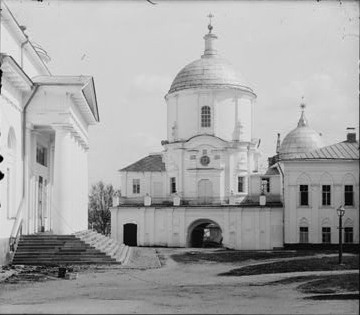
#> input picture Input Images/Image1112a.jpg, 360 x 315 px
$ python a1.py single 'Input Images/Image1112a.jpg' 'Input Images/Image125a.jpg' 'Input Images/Image125a.jpg'
#> lines starting #> are read from the running program, lines starting #| are printed output that depends on the picture
#CS 543 a1
import sys
import argparse
import time
from PIL import Image
import numpy as np


show_progress = False

def evaluate(imageA_array, imageB_array, x_offset, y_offset):
    total = 0.0
    for i in range(max(0,y_offset), min(y_offset+len(imageB_array),len(imageA_array))):
        for j in range(max(0,x_offset), min(x_offset+len(imageB_array[0]),len(imageA_array[0]))):
            total += imageA_array[i][j] * imageB_array[i-y_offset][j-x_offset]
            #if( i >= y_offset and j >= x_offset and (i-y_offset) < len(imageB) and (j-x_offset) < len(imageB[0])):
                #total += (int(imageA[i][j]) - int(imageB[i-y_offset][j-x_offset]))**2

    return total


def normalize(image_array):
    mean = np.mean(image_array)
    norm = np.linalg.norm(image_array)
    return (image_array - mean)/norm


def align(imageA, imageB, radius_x, radius_y, show_time, x_offset = None, y_offset = None):


    if(x_offset == None):
        x_offset = ((imageA.width - imageB.width)//2)-radius_x

    if(y_offset == None):
        y_offset = ((imageA.height - imageB.height)//2)-radius_y

    dimension_x = 2*radius_x+1
    dimension_y = 2*radius_y+1

    imageA_array = normalize(np.array(imageA))
    imageB_array = normalize(np.array(imageB))

    max_score = evaluate(imageA_array, imageB_array, x_offset, y_offset)
    best_x = x_offset
    best_y = y_offset


    for i in range(dimension_y):
        for j in range(dimension_x):

            if(show_progress and show_time):
                start_time = time.time()

            score = evaluate(imageA_array, imageB_array, x_offset+j, y_offset+i)

            if(show_progress and show_time):
                end_time = time.time()
                print("Time:"+str(end_time - start_time))

            #print(str(x_offset+j)+","+str(y_offset+i)+":"+str(score))
            if(score > max_score):
                max_score = score
                best_x = x_offset+j
                best_y = y_offset+i

                if(show_progress):
                    print("Current best alignment:"+str(best_x)+","+str(best_y)+" Score:"+str(score))

    return best_x, best_y


# [37 lines left out: function align_multiscale, not called in this run]


def crop_images(imageA, imageB, imageC, offset_bx, offset_by, offset_cx, offset_cy):

    crop_ax = 0
    crop_ay = 0
    crop_aw = imageA.width
    crop_ah = imageA.height

    crop_bx = 0
    crop_by = 0
    crop_bw = imageB.width
    crop_bh = imageB.height

    crop_cx = 0
    crop_cy = 0
    crop_cw = imageC.width
    crop_ch = imageC.height

    if(offset_bx > crop_ax):
        crop_ax = offset_bx
    if(offset_cx > crop_ax):
        crop_ax = offset_cx
    if(offset_by > crop_ay):
        crop_ay = offset_by
    if(offset_cy > crop_ay):
        crop_ay = offset_cy

    if(offset_bx + imageB.width < crop_aw):
        crop_aw = offset_bx + imageB.width
    if(offset_cx + imageC.width < crop_aw):
        crop_aw = offset_cx + imageC.width
    if(offset_by + imageB.height < crop_ah):
        crop_ah = offset_by + imageB.height
    if(offset_cy + imageC.height < crop_ah):
        crop_ah = offset_cy + imageC.height

    if(crop_ax > offset_bx):
        crop_bx = crop_ax - offset_bx
    if(crop_ay > offset_by):
        crop_by = crop_ay - offset_by
    if(crop_aw < offset_bx + imageB.width):
        crop_bw = crop_aw - offset_bx
    if(crop_ah < offset_by + imageB.height):
        crop_bh = crop_ah - offset_by

    if(crop_ax > offset_cx):
        crop_cx = crop_ax - offset_cx
    if(crop_ay > offset_cy):
        crop_cy = crop_ay - offset_cy
    if(crop_aw < offset_cx + imageC.width):
        crop_cw = crop_aw - offset_cx
    if(crop_ah < offset_cy + imageC.height):
        crop_ch = crop_ah - offset_cy

    return imageA.crop((crop_ax, crop_ay, crop_aw, crop_ah)), imageB.crop((crop_bx, crop_by, crop_bw, crop_bh)), imageC.crop((crop_cx, crop_cy, crop_cw, crop_ch))


def main():
    parser = argparse.ArgumentParser(description='Given 3 images, one for each color channel, it will try to align them as closely as possible.\nsingle: Finds the best alignment within the search radius(default: 8x8) using the single pass method\nmulti: Aligns the images using the multi pass method by recursive downsampling down to a given minimum resolution(default 32x32)\nboth: Aligns the images using both methods so you can compare their runtimes.')
    parser.add_argument("mode", help="Which algorithm to use", choices=['single', 'multi', 'both'], type=str)
    parser.add_argument("image_1", help="Image 1 file path", type=str)
    parser.add_argument("image_2", help="Image 2 file path", type=str)
    parser.add_argument("image_3", help="Image 3 file path", type=str)
    parser.add_argument("-o","--output", help="Output image file path", type=str, default="")
    parser.add_argument("-r","--radius", help="Radius in pixels to search when using single pass method", nargs = 2, type=int, default= [8,8])
    parser.add_argument("-s","--min_scale", help="The minimum scale for recursive downsampling when using multi pass method", type=int, default = 32)
    parser.add_argument("-g2","--guess_2", help="Initial offset for image 2 when using single pass method", nargs = 2, type=int, default= [None,None])
    parser.add_argument("-g3","--guess_3", help="Initial offset for image 3 when using single pass method", nargs = 2, type=int, default= [None,None])
    parser.add_argument("-a","--all_combinations", help="Show all color channel combinations", action="store_true")
    parser.add_argument("-p","--show_progress", help="Display information about the progress while processing", action="store_true")
    parser.add_argument("-t","--time", help="Measure the runtime of the alignment", action="store_true")

    args = parser.parse_args()
    mode = args.mode

    imageA = Image.open(args.image_1) #Load the three images, throws error if file path is invalid.
#> imageA is the input picture: PIL image 360x315 L; min 0, max 241, mean 162.8
    imageB = Image.open(args.image_2)
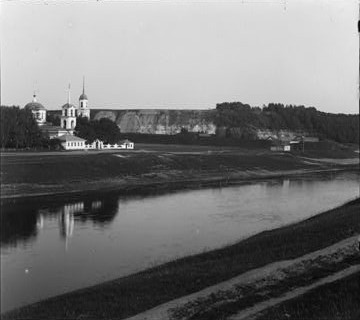
#> input picture Input Images/Image125a.jpg, 360 x 320 px
#> imageB is the input picture: PIL image 360x320 L; min 3, max 255, mean 118.5
    imageC = Image.open(args.image_3)
    output_path = args.output

    radius_x = args.radius[0] #Search radius for single scale method.  Search size is 2*radius+1
    radius_y = args.radius[1]
    min_scale = args.min_scale #Minimum size to downsample for multiscale method. Either dimension cannot be smaller than this value.

    all_combinations = args.all_combinations #Whether to display all 6 possible color channel combinations
    global show_progress
    show_progress = args.show_progress #Whether to show details about the current progress.
    show_time = args.time #Whether to measure runtime.

    # [13 lines of commented-out code are left out]


    if(mode == "single" or mode == "both"):

        print("Single pass method:")
        print("Aligning image 2 to 1")

        if(show_time):
            start_time = time.time()

        alignment_bx, alignment_by = align(imageA, imageB, radius_x, radius_y, show_time, args.guess_2[0], args.guess_2[1])
#> in normalize, `mean = np.mean(image_array)`: mean = 162.8
#> in normalize, `norm = np.linalg.norm(image_array)`: norm = 57748.7
#> after the loop in evaluate, `for i in range(max(0,y_offset), min(y_offset+len(imageB_array),len(ima..`: total = 0.0688
#> after the loop in align, `for i in range(dimension_y):`: best_x = 0; best_y = 4; max_score = 0.0781
#> alignment_bx = 0; alignment_by = 4
        print("Aligning image 3 to 1")
        alignment_cx, alignment_cy = align(imageA, imageC, radius_x, radius_y, show_time, args.guess_3[0], args.guess_3[1])
#> alignment_cx = 0; alignment_cy = 4

        if(show_time):
            end_time = time.time()
            single_time = end_time - start_time
            print("Single pass run time:"+str(single_time))

        imageA_crop, imageB_crop, imageC_crop = crop_images(imageA, imageB, imageC, alignment_bx, alignment_by, alignment_cx, alignment_cy)
#> in crop_images, `crop_bh = crop_ah - offset_by`: crop_bh = 311
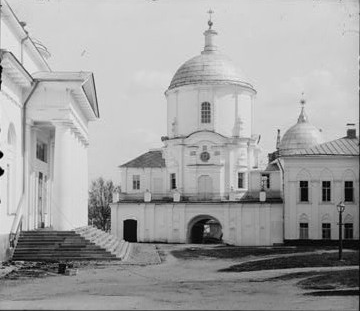
#> imageA_crop: PIL image 360x311 L; min 0, max 241, mean 162.5
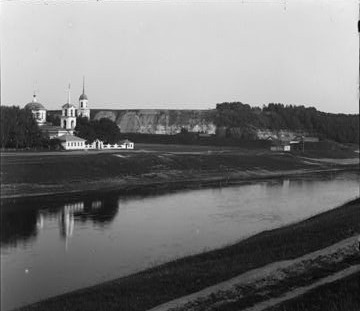
#> imageB_crop: PIL image 360x311 L; min 3, max 255, mean 120.8
        print("Image 2 offset:"+str(alignment_bx)+","+str(alignment_by))
#| Image 2 offset:0,4
        print("Image 3 offset:"+str(alignment_cx)+","+str(alignment_cy))
#| Image 3 offset:0,4

        if(all_combinations):
            Image.merge("RGB",(imageA_crop, imageB_crop, imageC_crop)).show()
            Image.merge("RGB",(imageC_crop, imageA_crop, imageB_crop)).show()
            Image.merge("RGB",(imageB_crop, imageC_crop, imageA_crop)).show()
            Image.merge("RGB",(imageA_crop, imageC_crop, imageB_crop)).show()
            Image.merge("RGB",(imageB_crop, imageA_crop, imageC_crop)).show()
        result = Image.merge("RGB",(imageC_crop, imageB_crop, imageA_crop))
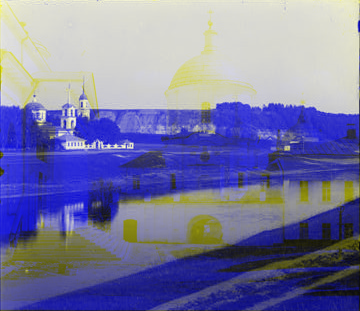
#> result: PIL image 360x311 RGB; mean R, G, B 120.8, 120.8, 162.5
        result.show()
        if(output_path != ""):
            print("Image saved")
            result.save(output_path)


    if(mode == "multi" or mode == "both"):
        print("Multiscale method:")
        print("Aligning image 2 to 1")

        if(show_time):
            start_time = time.time()

        alignment_bx, alignment_by = align_multiscale(imageA, imageB, min_scale)
        print("Aligning image 3 to 1")
        alignment_cx, alignment_cy = align_multiscale(imageA, imageC, min_scale)

        if(show_time):
            end_time = time.time()
            multi_time = end_time - start_time
            print("Multipass run time:"+str(multi_time))

        imageA_crop, imageB_crop, imageC_crop = crop_images(imageA, imageB, imageC, alignment_bx, alignment_by, alignment_cx, alignment_cy)
        print("Image 2 offset:"+str(alignment_bx)+","+str(alignment_by))
        print("Image 3 offset:"+str(alignment_cx)+","+str(alignment_cy))

        if(all_combinations):
            Image.merge("RGB",(imageA_crop, imageB_crop, imageC_crop)).show()
            Image.merge("RGB",(imageC_crop, imageA_crop, imageB_crop)).show()
            Image.merge("RGB",(imageB_crop, imageC_crop, imageA_crop)).show()
            Image.merge("RGB",(imageA_crop, imageC_crop, imageB_crop)).show()
            Image.merge("RGB",(imageB_crop, imageA_crop, imageC_crop)).show()
        result = Image.merge("RGB",(imageC_crop, imageB_crop, imageA_crop))
        result.show()
        if(output_path != ""):
            print("Image saved")
            result.save(output_path)


    # [4 lines of commented-out code are left out]


if __name__ == "__main__":
    main()


# [32 lines left out: function crop_images2, not called in this run]
